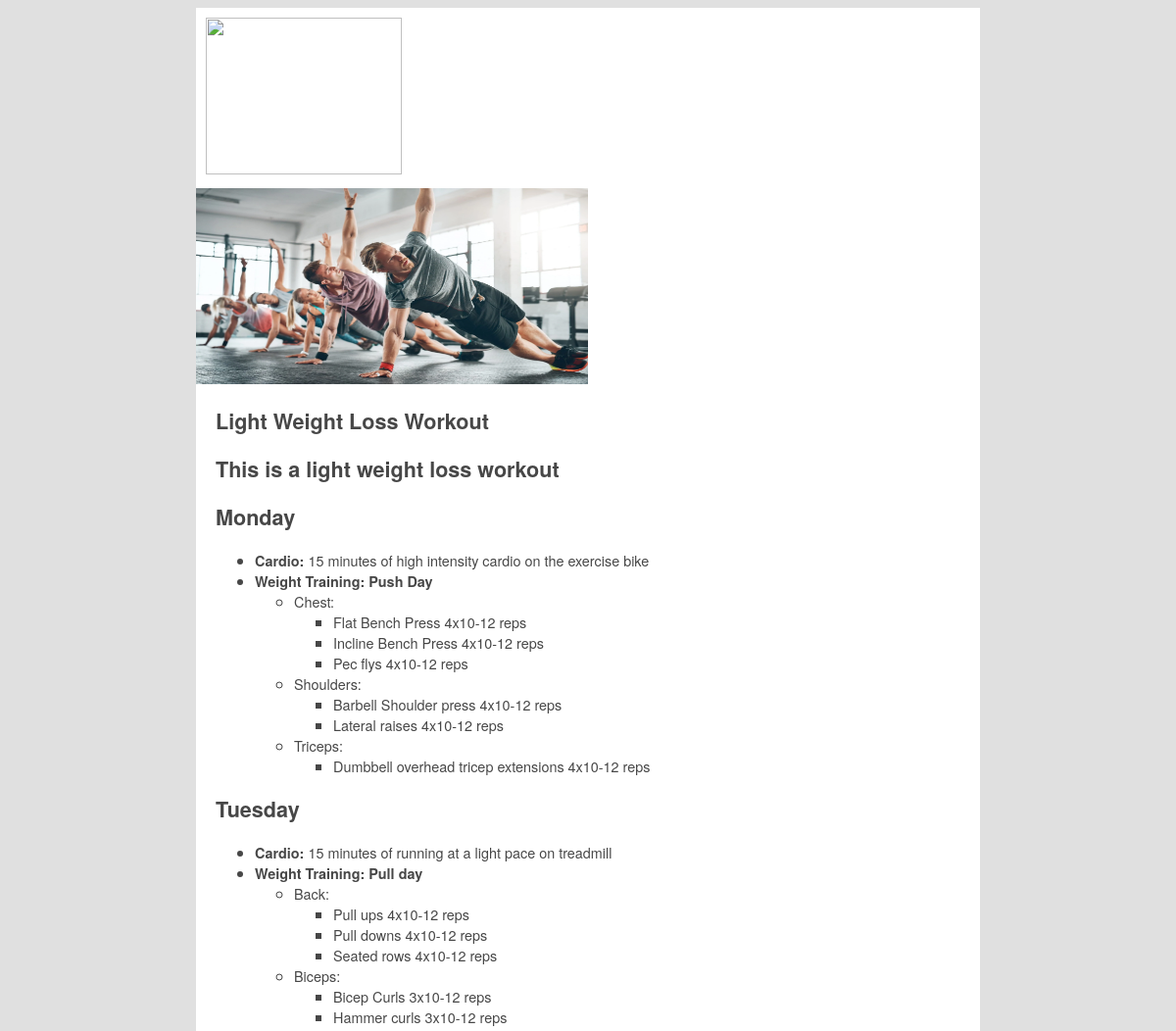
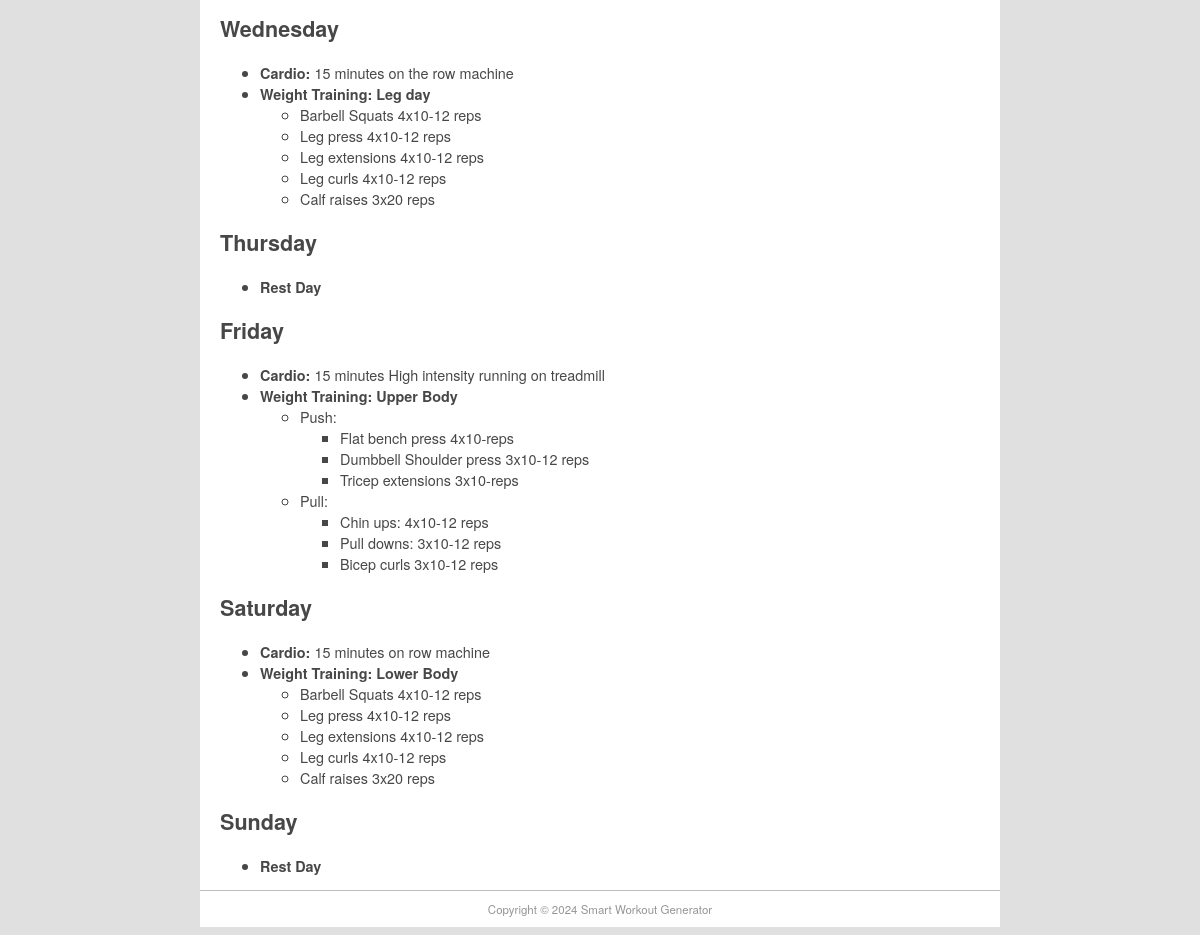
The app's page /weight_loss_light/ with its own data (2 pictures, top to bottom).
### pages/models.py (models this page shows, shortened)
class Page(models.Model):
    title = models.CharField(max_length=60)
    permalink = models.CharField(max_length=50, unique=True)
    bodytext = models.TextField('Page Content', blank=True)

### pages/views.py (the view)
# urls.py: path("weight_loss_light/", views.weight_loss_light, name="weight_loss_light"),
def weight_loss_light(request):
    pg = Page.objects.get(permalink='/weight_loss_light')
    context = {
	'title': pg.title,
	'content': pg.bodytext
    }
    return render(request, 'base.html', context)

### LHJ_group_project_test/templates/base.html (shortened to what this page needs)
{% load static %}
<!doctype html>
<html>
    <head>
        <link href="{% static 'main.css' %}" rel="stylesheet" type="text/css">
    </head>
    <body>
    <div id="wrapper">
        <header id="header">
            <div id="logo"><img src="{% static 'gym3.png' %}" width="200" height="160" alt=""/></div>
            <div id="topbanner"><img src="{% static 'gym4.webp' %}" width="400" height="200" alt=""/></div>
        </header>
        <section id="main">
            <h1>{{ title }}</h1>
            {% autoescape off %}
            <p>{{ content}}</p>
            {% endautoescape %}
        </section>
        <footer id="footer">Copyright &copy; 2024 Smart Workout Generator</footer>
    </div>
    </body>
</html>

### LHJ_group_project_test/static/main.css (style rules this page uses)
#header { border-style: none; width: 800px; height: auto; }
#wrapper { margin-top: 0px; margin-left: auto; margin-right: auto; background-color: #FFFFFF; width: 800px; }
body { background-color: #E0E0E0; font-family: Gotham, "Helvetica Neue", Helvetica, Arial, sans-serif; font-size: 0.9em; text-align: justify; color: #474747; }
#footer { text-align: center; font-size: 0.8em; margin-top: 5px; padding-top: 10px; padding-bottom: 10px; background-color: #FFFFFF; border-top: thin solid #BBBBBB; clear: both; color: #969696; }
#main { width: 560px; float: left; margin-left: 20px; margin-right: 10px; padding-right: 10px; }
#logo { padding: 10px; }

### records on screen
Page: title "Light Weight Loss Workout", bodytext "This is a light weight loss workout Monday Cardio: 15 minutes of high intensity cardio on the exercise bike Weight Training: Push Day Chest: Flat Bench Press 4x10-12 reps Incline Bench Press 4x10-12 reps Pec flys 4x10-12 reps Shoulders: Barbell Shoulder press 4x10-12 reps Lateral raises 4x10-12 reps Triceps: Dumbbell overhead tricep extensions 4x10-12 reps Tuesday Cardio: 15 minutes of running at a light pace on treadmill Weight Training: Pull day Back: Pull ups 4x10-12 reps Pull downs 4x10-12 reps Seated rows 4x10-12 reps Biceps: Bicep Curls 3x10-12 reps Hammer curls 3x10-12 reps Wednesday Cardio: 15 minutes on the row machine Weight Training: Leg day Barbell Squats 4x10-12 reps Leg press…"
